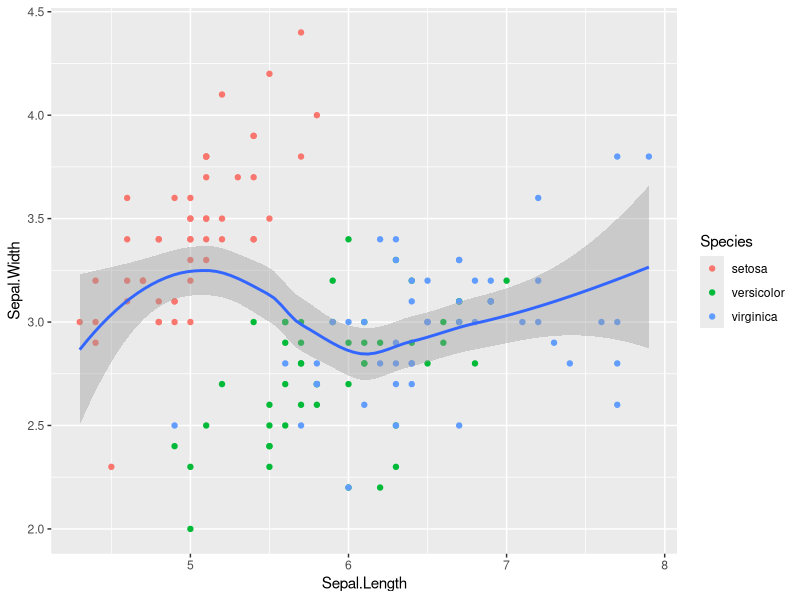

Write R code to recreate this figure.
## ---- chunk 1
library(tidyverse)
knitr::opts_chunk$set(echo = FALSE)

## ---- chunk 2
str(iris)

iris %>% 
  ggplot(aes(x = Sepal.Length, y = Sepal.Width)) +
    geom_point(aes(color = Species)) +
    geom_smooth()

